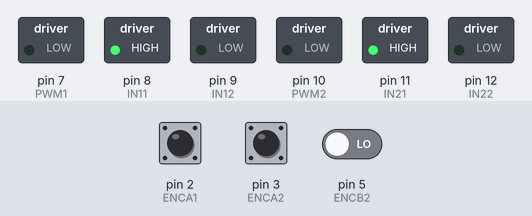
A sketch run on a simulated Arduino Uno, built with avr-gcc and run on an emulated ATmega328P. On the bench: switched loads named in the sketch (green lamp = pin HIGH). The inputs (shaded band) are chosen by the test bench; at power-on: pin 3 (ENCA2) HIGH, pin 2 (ENCA1) HIGH, pin 5 (ENCB2) LOW. What the sketch prints to the serial monitor is not drawn.

Above: at 1.2 s.
1.3 s: pin 3 (ENCA2) pulsed LOW 2 times (0.12 s each, 0.3 s apart)
Timing chart, 0 to 4.3 s (numbered marks = the images above; inputs shaded):
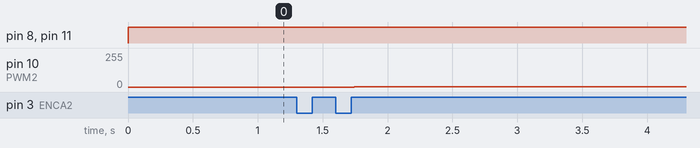

Measured:
- after the input at 1.3 s, pin 10 (PWM2): 0/255 → 1/255 after 0.44 s

The sketch:

control_two_wheel_with_encoder.ino
```cpp
#include <util/atomic.h>

// Pins for Wheel 1
#define ENCA1 2
#define ENCB1 4
#define PWM1 7
#define IN11 8
#define IN12 9

// Pins for Wheel 2
#define ENCA2 3
#define ENCB2 5
#define PWM2 10
#define IN21 11
#define IN22 12

// Globals
long prevT1 = 0, prevT2 = 0;
int posPrev1 = 0, posPrev2 = 0;

// Use the "volatile" directive for variables used in interrupts
volatile int pos_i1 = 0, pos_i2 = 0;
volatile float velocity_i1 = 0, velocity_i2 = 0;
volatile long prevT_i1 = 0, prevT_i2 = 0;

float v1Filt1 = 0, v1Prev1 = 0;
float v1Filt2 = 0, v1Prev2 = 0;

float eintegral1 = 0, eintegral2 = 0;

// Target velocity (vt) as a global variable
volatile float vt = 0; // Default value

// Serial communication
String inputString = "";      // A String to hold incoming data
boolean stringComplete = false;  // Whether the string is complete

void setup() {
  Serial.begin(115200);

  // Setup for Wheel 1
  pinMode(ENCA1, INPUT);
  pinMode(ENCB1, INPUT);
  pinMode(PWM1, OUTPUT);
  pinMode(IN11, OUTPUT);
  pinMode(IN12, OUTPUT);
  attachInterrupt(digitalPinToInterrupt(ENCA1), readEncoder1, RISING);

  // Setup for Wheel 2
  pinMode(ENCA2, INPUT);
  pinMode(ENCB2, INPUT);
  pinMode(PWM2, OUTPUT);
  pinMode(IN21, OUTPUT);
  pinMode(IN22, OUTPUT);
  attachInterrupt(digitalPinToInterrupt(ENCA2), readEncoder2, RISING);
}

void loop() {
  if (stringComplete) {
    // Process incoming serial command for both wheels
    processSerialCommand();
  }

  // Control logic for Wheel 1
  controlMotor(1, &pos_i1, &prevT1, &posPrev1, &v1Filt1, &v1Prev1, &eintegral1, PWM1, IN11, IN12);

  // Control logic for Wheel 2
  controlMotor(2, &pos_i2, &prevT2, &posPrev2, &v1Filt2, &v1Prev2, &eintegral2, PWM2, IN21, IN22);
}

void processSerialCommand() {
  if (inputString.startsWith("<[") && inputString.endsWith("]>")) {
    int startIdx = 2; // Start after "<["
    int endIdx = inputString.indexOf("]", startIdx);
    if (endIdx != -1) {
      vt = inputString.substring(startIdx, endIdx).toFloat();
    }
    inputString = "";
    stringComplete = false;
  }
}

void controlMotor(int motorId, volatile int* pos_i, long* prevT, int* posPrev, float* v1Filt, float* v1Prev, float* eintegral, int pwm, int in1, int in2) {
  int pos = 0;
  ATOMIC_BLOCK(ATOMIC_RESTORESTATE){
    pos = *pos_i;
  }

  long currT = micros();
  float deltaT = ((float) (currT-*prevT))/1.0e6;
  float velocity1 = (pos - *posPrev)/deltaT;
  *posPrev = pos;
  *prevT = currT;

  float v1 = velocity1 / 784.0 * 60.0;

  *v1Filt = 0.854 * *v1Filt + 0.0728 * v1 + 0.0728 * *v1Prev;
  *v1Prev = v1;

  float kp = 5;
  float ki = 10;
  float e = vt - *v1Filt;
  *eintegral = *eintegral + e * deltaT;

  float u = kp * e + ki * *eintegral;

  setMotor(u, pwm, in1, in2);
}

void serialEvent() {
  while (Serial.available()) {
    char inChar = (char)Serial.read();
    inputString += inChar;
    if (inChar == '>') {
      stringComplete = true;
    }
  }
}

void setMotor(float u, int pwm, int in1, int in2) {
  int dir = u < 0 ? -1 : 1;
  int pwr = (int) fabs(u);
  if(pwr > 255){
    pwr = 255;
  }

  Serial.println(pwr); // Debugging output

  analogWrite(pwm, pwr); // Motor speed
  digitalWrite(in1, dir > 0 ? HIGH : LOW);
  digitalWrite(in2, dir > 0 ? LOW : HIGH);
}

void readEncoder1() {
  readEncoder(&pos_i1, &prevT_i1, ENCB1);
}

void readEncoder2() {
  readEncoder(&pos_i2, &prevT_i2, ENCB2);
}

void readEncoder(volatile int* pos_i, volatile long* prevT_i, int encBPin) {
  int b = digitalRead(encBPin);
  int increment = b > 0 ? 1 : -1;
  *pos_i += increment;

  long currT = micros();
  float deltaT = ((float) (currT - *prevT_i))/1.0e6;
  velocity_i1 = increment/deltaT;  // This should be handled per wheel if separate velocity is needed
  *prevT_i = currT;
}
```
